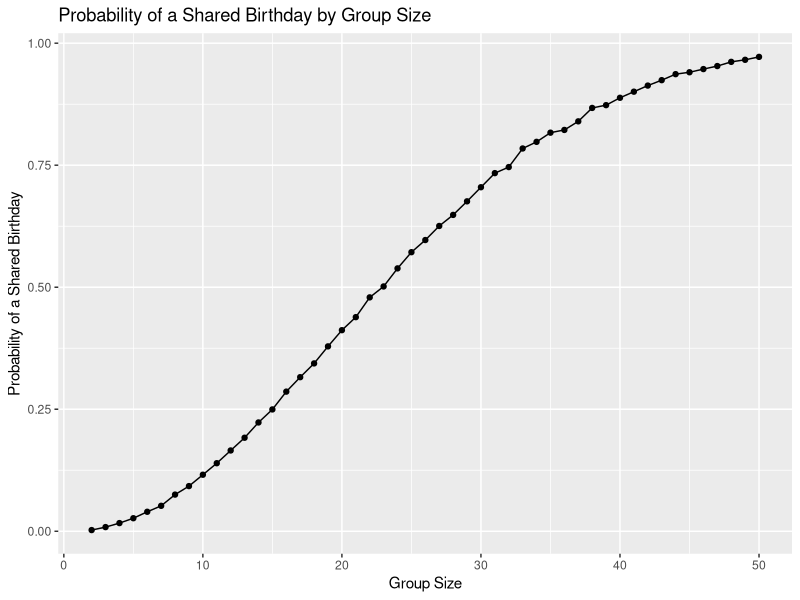

The R script that drew this image: (Note: this script raises an error after producing the figure.)
## ---- chunk 1
library(tidyverse)

knitr::opts_chunk$set(
  fig.width = 10,
  fig.height = 6,
  out.width = "100%"
)

theme_set(theme_gray())

set.seed(1)
## ---- chunk 2
#writing a function for a fixed group size
birthday_simulations = function(n) {
  birthdays = sample(1:365, size = n, replace = TRUE) 
  any(duplicated(birthdays))
}

## ---- chunk 3
#setting up 10,000 simulations for each group size between 2 and 50

birthday_simulations_df = 
  expand_grid(
    group_size = 2:50,
    iter = 1:10000
  ) |>
  mutate(
    shared_birthday = map(group_size, birthday_simulations)
  ) |>
  unnest(shared_birthday)

birthday_probabilities_df =
  birthday_simulations_df |>
  group_by(group_size) |>
  summarize(
    probability = mean(shared_birthday)
  )
## ---- chunk 4
# creating plot
birthday_probabilities_df |>
  ggplot(aes(x = group_size, y = probability)) +
  geom_line() +
  geom_point() +
  labs(
    title = "Probability of a Shared Birthday by Group Size",
    x = "Group Size",
    y = "Probability of a Shared Birthday"
  )
## ---- chunk 5
#importing csv files
longitudinal_arms_df = 
  tibble(
    files = list.files("data"),
    path = str_c("data/", files)
  ) |>
  mutate(
    data = map(path, read_csv)
  ) |>
  unnest(data)

#tidying data
longitudinal_tidy_df = 
  longitudinal_arms_df |>
  pivot_longer(
    cols = starts_with ("week_"),
    names_to = "week",
    values_to = "observation"
  ) |>
  separate(
    files, 
    into = c("arm", "subject_id"),
    sep = "_"
  ) |>
  mutate(
    subject_id = str_replace(subject_id, ".csv", ""),
    week = as.numeric(str_replace(week, "week_", ""))
  )
## ---- chunk 6
#Making the Spaghetti Plot
longitudinal_tidy_df |>
  ggplot(aes(x = week, y = observation,
             group = subject_id, color = arm)) +
  geom_point() +
  geom_path() +
  facet_grid(~arm, labeller = as_labeller(c(
    con = "Control",
    exp = "Experimental"
  ))) +
  scale_color_discrete(
    labels = c("Control", "Experimental")
  ) +
  labs(
    title = "Longitudinal Observations by Study Arm",
    x = "Week",
    y = "Observation",
    color = "Study Arm"
  )
## ---- chunk 7
t_test_simulation = function(mu) {
  simulated_data = rnorm(n = 30, mean = mu, sd = 5)
  
  t.test(simulated_data, mu = 0) |>
    broom::tidy()
}
## ---- chunk 8
t_test_results_df = 
  tibble(
    iter = 1:5000
  ) |>
  mutate(
    results = map(iter, ~t_test_simulation(0))
  ) |>
  unnest(results)
## ---- chunk 9
t_test_results_df |>
  summarize(
    proportion_significant = mean(p.value < 0.05)
  )
## ---- chunk 10
t_test_power_df =
  expand_grid(
    mu = 0:6,
    iter = 1:5000
  ) |>
  mutate(
    results = map(mu, t_test_simulation)
  ) |>
  unnest(results) |>
  mutate(
    reject = p.value < 0.05
  )
## ---- chunk 11
t_test_power_summary_df = 
  t_test_power_df |>
  group_by(mu) |>
  summarize(
    power = mean(reject)
  )
## ---- chunk 12
t_test_power_summary_df |>
  ggplot(aes(x = mu, y = power)) +
  geom_line() +
  geom_point() +
  labs(
    title = "Statistical Power by True Population Mean",
    x = "True Population Mean (μ)",
    y = "Statistical Power"
  )
## ---- chunk 13
mean_estimates_combined_df =
  t_test_power_df |>
  group_by(mu) |>
  summarize(
    all_estimates = mean(estimate),
    significant_estimates = mean(estimate[reject])
  )

mean_estimates_tidy_df =
  mean_estimates_combined_df |>
  pivot_longer(
    cols = c(all_estimates, significant_estimates),
    names_to = "estimate_type",
    values_to = "mean_estimate"
  )

mean_estimates_tidy_df |>
  ggplot(aes(
    x = mu,
    y = mean_estimate,
    color = estimate_type
  )) +
  geom_line() +
  geom_point() +
  scale_color_discrete(
    labels = c("All Tests", "Significant Tests Only")
  ) +
  labs(
    title = "Average Estimated Mean by True Population Mean",
    x = "True Population Mean (μ)",
    y = "Average Estimated Mean",
    color = "Estimate Type"
  )
